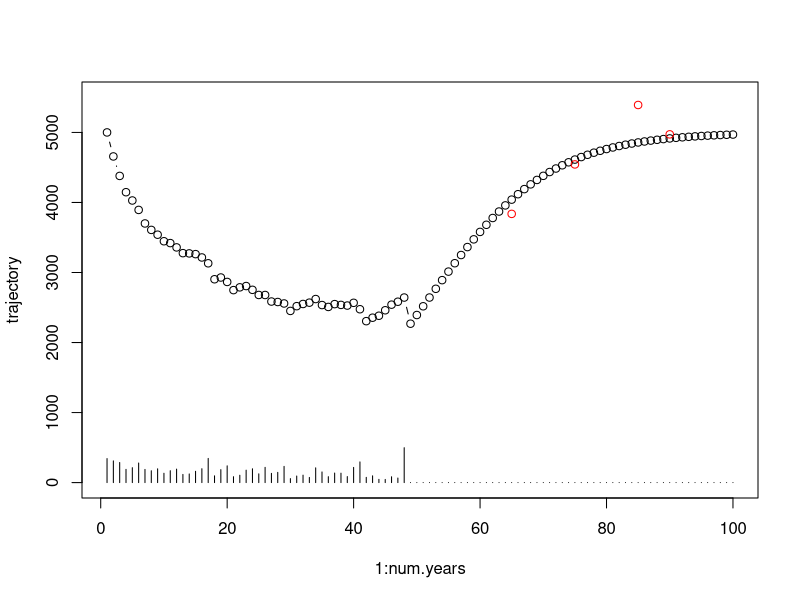

This figure's R source: (Note: this script raises an error after producing the figure.)
set.seed(115)
message('Generating data for logistic model')
## Generate fake data
logistic.traj <- function(logr, logK, num.years, sd.catch, prop.caught,
                          years.obs, sd.obs){
    r <- exp(logr)
    K <- exp(logK)
    catches <- trajectory <- rep(0,num.years)
    trajectory[1] <- K
    for( yr in 2: num.years){
        Nt <- trajectory[yr-1]
        Ct <- catches[yr-1] <-
            if(yr<50) exp(rnorm(1,log(prop.caught*Nt),sd=sd.catch)) else 0
        trajectory[yr] <- Nt+r*Nt*(1- (Nt/K))-Ct
        if( trajectory[yr]<=0 ) { trajectory[yr] <- NA; break}
    }
    ## generate lognormal samples
    log.pop.obs <-
        rnorm(n=length(years.obs),
                  mean=log(trajectory[years.obs]),sd=sd.obs) -sd.obs^2/2
    plot(1:num.years, ylim=c(0,K*1.1),y= trajectory, type='b')
    points(1:num.years, catches, type='h')
    points(years.obs, exp(log.pop.obs), col='red')
    return(list(num_years=num.years, catches=catches,
                num_obs=length(log.pop.obs), log_pop_obs=log.pop.obs,
                sd_obs=sd.obs, years_obs=years.obs))
    ## return(trajectory)
}
logr.true <- log(.1)
logK.true <- log(5000)
data <-
    logistic.traj(logr=logr.true, logK=logK.true, num.years=100,
                  sd.catch=.5, prop.caught=.05, years.obs=c(65, 75, 85,90),
                  sd.obs=.05)
init <- list(logr=logr.true, logK=logK.true)
### ------------------------------------------------------------
## JAGS models
data.jags <- data
data.jags$pop_obs <- NULL
params.jags <- c("r", "K")
inits.jags <- list(init)
model.jags <- function(){
    ## Priors
    logK~dunif(log(2000), log(15000)) #dnorm(log(5000), pow(.21,-.5))
    logr~dunif(log(.01), log(.5)) # dnorm(log(.1), pow(.2,-.5))
    r <- exp(logr)
    K <- exp(logK)
    N[1] <- K
    ## Loop through and project population dynamics
    for(i in 2:num_years){
        N[i] <- max(1,N[i-1]+r*N[i-1]*(1-N[i-1]/K)-catches[i])
    }
    ## Likelihood of data
    for(j in 1:num_obs){
        log_pop_obs[j]~dnorm(log(N[years_obs[j]]), pow(sd_obs, -2))
        ## log_pop_obs[j]~dnorm(8.5, pow(sd_obs, -2))
    }
}


### ------------------------------------------------------------
## Stan models
data.stan <- data
## Run a dummy chain to get the compilation out of the way for more
## sensible speed comparisons
inits.stan <- list(init)
model.stan <- stan(file='logistic.stan', data=data.stan, iter=50, chains=1,
                   warmup=10, thin=1, init=inits.stan)
## End of Stan
### ------------------------------------------------------------
rm(data, init, logistic.traj)
message("Finished loading logistic models")

temp <- jags(data=data.jags, inits=inits.jags, param=params.jags, model.file=model.jags,
     n.chains=1, n.burnin=1000, n.iter=2000, n.thin=1)
xx <- data.frame(temp$BUGSoutput$sims.list)
temp2 <- stan(fit=model.stan, data=data.stan, iter=10*1000, chains=1,
             warmup=1000, thin=10, init=inits.stan,
             control=list(adapt_engaged=TRUE))
yy <- data.frame(extract(temp2, permuted=FALSE)[,1,])[,c('r', 'K')]
pars <- data.frame(get_sampler_params(temp))
pars$iteration <- 1:nrow(pars)
ggplot(melt(pars, 'iteration'), aes(iteration, value))+
    facet_wrap('variable', scales='free') + geom_point()
par(mfrow=c(2,3))
acf(yy$r)
acf(yy$K)
plot(yy$r, yy$K)
acf(xx$r)
acf(xx$K)
plot(xx$r, xx$K)

## Check the posteriors are the same
par(mfrow=c(2,3))
qqplot(yy$r, xx$r); abline(0,1)
qqplot(yy$K, xx$K); abline(0,1)
